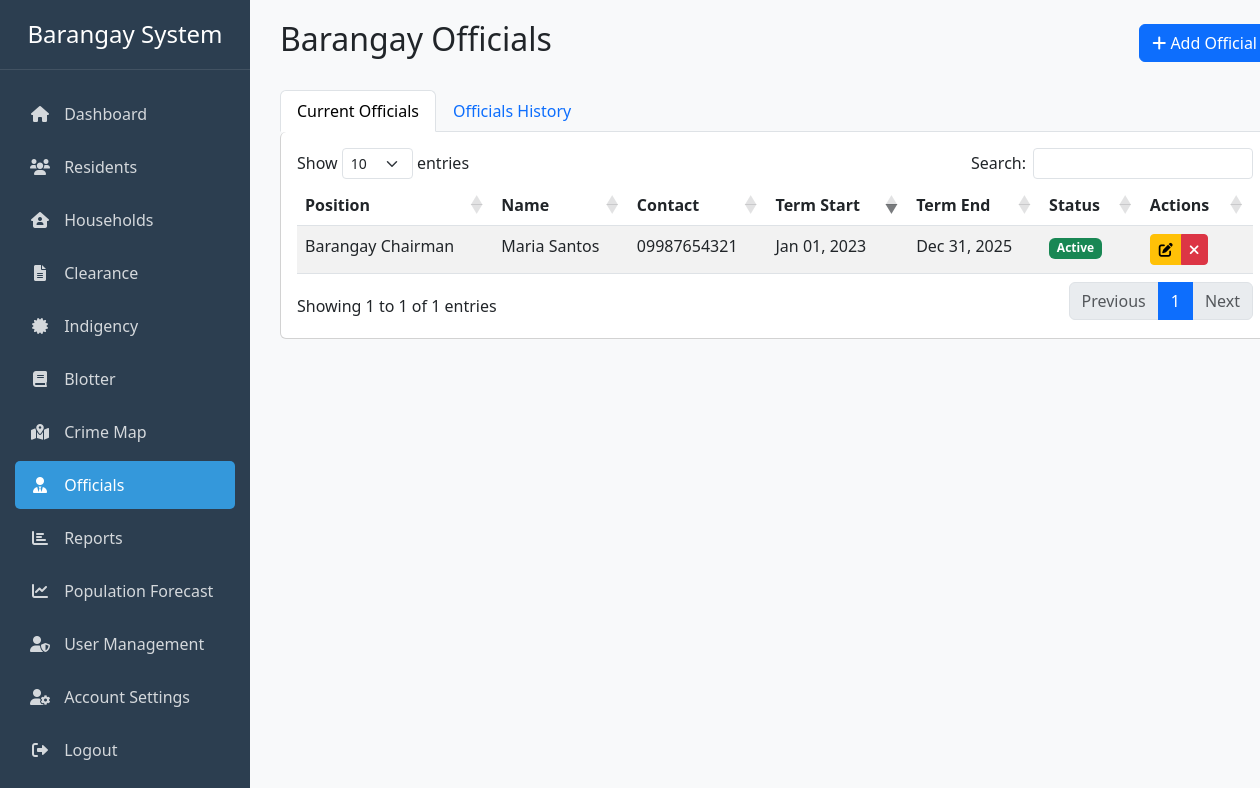
Page /officials.php (signed in) on the earlier database version.
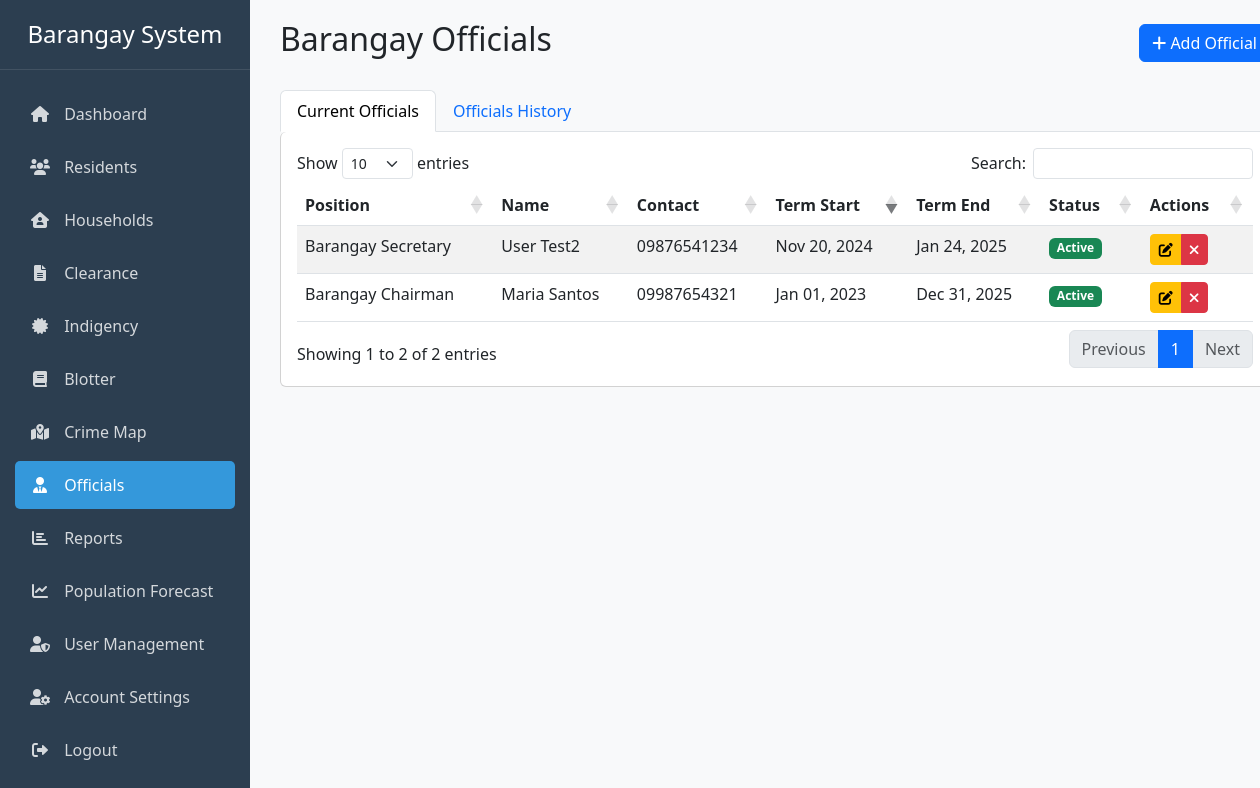
Same page on the later database version.
### tables this page shows
CREATE TABLE `officials` (
  `id` int(11) NOT NULL,
  `position` varchar(50) NOT NULL,
  `first_name` varchar(50) NOT NULL,
  `last_name` varchar(50) NOT NULL,
  `contact_number` varchar(20) DEFAULT NULL,
  `term_start` date NOT NULL,
  `term_end` date NOT NULL,
  `status` enum('Active','Inactive') DEFAULT 'Active'
);

### includes/permissions.php (called while the page is built, shortened)
<?php
function checkUserPermission($action) {
    $role = $_SESSION['role'];
    $permissions = [
        'admin' => [
            'create_resident' => true,
            'edit_resident' => true,
            'delete_resident' => true,
            'view_resident' => true,
            'create_household' => true,
            'edit_household' => true,
            'delete_household' => true,
            'view_household' => true,
            'create_indigency' => true,
            'edit_indigency' => true,
            'delete_indigency' => true,
            'view_indigency' => true,
            'print_indigency' => true,
            'create_clearance' => true,
            'edit_clearance' => true,
            'delete_clearance' => true,
            'view_clearance' => true,
            'print_clearance' => true,
            'view_officials' => true,
            'create_official' => true,
            'edit_official' => true,
            'end_official_term' => true,
            'create_blotter' => true,
            'edit_blotter' => true,
            'delete_blotter' => true,
            'view_blotter' => true,
            'change_blotter_status' => true
        ],
        'secretary' => [
            'create_resident' => false,
            'edit_resident' => false,
            'delete_resident' => false,
            'view_resident' => true,
            'create_household' => false,
            'edit_household' => false,
            'delete_household' => false,
            'view_household' => true,
            'create_indigency' => true,
            'edit_indigency' => false,
            'delete_indigency' => false,
            'view_indigency' => true,
            'print_indigency' => true,
            'create_clearance' => true,
            'edit_clearance' => false,
            'delete_clearance' => false,
            'view_clearance' => true,
            'print_clearance' => false,
            'view_officials' => true,
            'create_official' => false,
            'edit_official' => false,
            'end_official_term' => false,
            'create_blotter' => true,
            'edit_blotter' => true,
            'delete_blotter' => false,
            'view_blotter' => true,
            'change_blotter_status' => false
        ]
    ];
    return isset($permissions[$role][$action]) ? $permissions[$role][$action] : false;
}
?>

### officials.php (the view, shortened to what the changed rows need)
<?php
require_once 'config.php';
require_once 'includes/permissions.php';
$query = "SELECT * FROM officials WHERE status = 'Active' ORDER BY position";
$result = $conn->query($query);
$officials = $result->fetch_all(MYSQLI_ASSOC);
?>
<!DOCTYPE html>
<html lang="en">
<head>
    <link href="https://cdn.jsdelivr.net/npm/bootstrap@5.3.0/dist/css/bootstrap.min.css" rel="stylesheet">
    <link href="https://cdnjs.cloudflare.com/ajax/libs/font-awesome/6.0.0/css/all.min.css" rel="stylesheet">
    <link href="https://cdn.datatables.net/1.11.5/css/dataTables.bootstrap5.min.css" rel="stylesheet">
</head>
<body>
    <div class="container-fluid">
        <div class="row">
            <?php require_once __DIR__ . '/includes/header.php'; ?>
            <div class="col-md-9 col-lg-10 main-content">
                <div class="row mb-4">
                    <div class="col-12 d-flex justify-content-between align-items-center">
                        <h2>Barangay Officials</h2>
                    </div>
                </div>
                <div class="row mt-4">
                    <div class="col-12">
                        <div class="tab-content" id="officialsTabContent">
                            <div class="tab-pane fade show active" id="current" role="tabpanel" aria-labelledby="current-tab">
                                <div class="card border-top-0">
                                    <div class="card-body">
                                        <div class="table-responsive">
                                            <table id="currentOfficialsTable" class="table table-striped">
                                                <thead>
                                                    <tr>
                                                        <th>Position</th>
                                                        <th>Name</th>
                                                        <th>Contact</th>
                                                        <th>Term Start</th>
                                                        <th>Term End</th>
                                                        <th>Status</th>
                                                        <?php if (checkUserPermission('edit_official') || checkUserPermission('end_official_term')): ?>
                                                            <th>Actions</th>
                                                        <?php endif; ?>
                                                    </tr>
                                                </thead>
                                                <tbody>
                                                    <?php foreach ($officials as $official): ?>
                                                    <tr>
                                                        <td><?= htmlspecialchars($official['position']) ?></td>
                                                        <td><?= htmlspecialchars($official['first_name'] . ' ' . $official['last_name']) ?></td>
                                                        <td><?= htmlspecialchars($official['contact_number']) ?></td>
                                                        <td><?= date('M d, Y', strtotime($official['term_start'])) ?></td>
                                                        <td><?= date('M d, Y', strtotime($official['term_end'])) ?></td>
                                                        <td>
                                                            <span class="badge bg-<?= $official['status'] == 'Active' ? 'success' : 'secondary' ?>">
                                                                <?= $official['status'] ?>
                                                            </span>
                                                        </td>
                                                        <?php if (checkUserPermission('edit_official') || checkUserPermission('end_official_term')): ?>
                                                        <td>
                                                            <div class="btn-group" role="group">
                                                                <?php if (checkUserPermission('edit_official')): ?>
                                                                    <button class="btn btn-sm btn-warning"
                                                                            title="Edit"
                                                                            data-bs-toggle="modal"
                                                                            data-bs-target="#editOfficialModal<?= $official['id'] ?>">
                                                                        <i class="fas fa-edit"></i>
                                                                    </button>
                                                                <?php endif; ?>
                                                                <?php if (checkUserPermission('end_official_term')): ?>
                                                                    <button class="btn btn-sm btn-danger"
                                                                            title="End Term"
                                                                            data-bs-toggle="modal"
                                                                            data-bs-target="#endTermModal<?= $official['id'] ?>">
                                                                        <i class="fas fa-times"></i>
                                                                    </button>
                                                                <?php endif; ?>
                                                            </div>
                                                        </td>
                                                        <?php endif; ?>
                                                    </tr>
                                                    <?php endforeach; ?>
                                                </tbody>
                                            </table>
                                        </div>
                                    </div>
                                </div>
                            </div>
                        </div>
                    </div>
                </div>
            </div>
        </div>
    </div>
</body>
</html>

Differences in the rows shown:
added officials: position "Barangay Secretary", first_name+last_name "User Test2", contact_number "09876541234", term_start "Nov 20, 2024", term_end "Jan 24, 2025", status "Active"
Other differences:
text written by a page script: "Show entries Search: Showing 1 to 1 of 1 entries Previous 1 Next" → "Show entries Search: Showing 1 to 2 of 2 entries Previous 1 Next"
